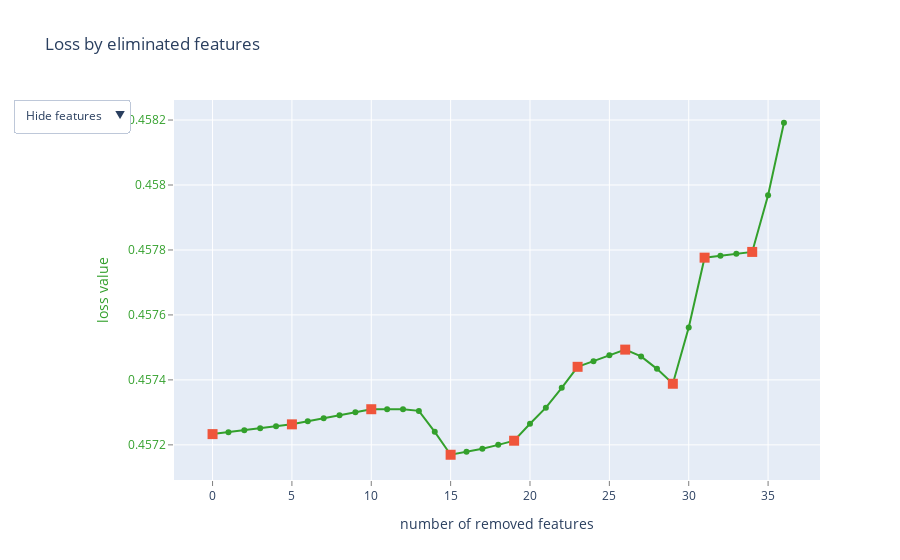

Source (notebook cell):
### Markdown cell above
# Train best model

### Code cell
clf = catboost.CatBoostClassifier(
    iterations=400,
    max_depth=4,
    learning_rate=0.1,
    rsm=0.7,
    od_wait=100,
    use_best_model=True,
    eval_metric="AUC:hints=skip_train~false",
    logging_level="Silent",
)
summary = clf.select_features(
    pools["train"],
    eval_set=pools["oos"],
    features_for_select=np.arange(len(features)),
    steps=10,
    num_features_to_select=20,
    verbose=0,
    plot=True,
    train_final_model=False,
)

### Figure 1 — Plotly figure (JSON) as saved in the notebook; plotly's stock layout.template omitted (floating-point values rounded to 4 significant figures)
{"data": [{"line": {"color": "rgb(51,160,44)"}, "mode": "lines+markers", "name": "", "text": ["", "application_type", "policy_code", "revol_bal_joint", "sec_app_earliest_cr_line", "sec_app_fico_range_high", "sec_app_fico_range_low", "fraq_annual_inc", "sec_app_mort_acc", "sec_app_num_rev_accts", "sec_app_open_acc", "verification_status_joint", "tax_liens", "dti_joint", "num_bc_tl", "disbursement_method", "pub_rec", "initial_list_status", "total_cu_tl", "num_il_tl", "tot_hi_cred_lim", "num_op_rev_tl", "tot_coll_amt", "annual_inc_joint", "pub_rec_bankruptcies", "desc", "num_rev_accts", "num_sats", "pct_tl_nvr_dlq", "revol_util", "total_il_high_credit_limit", "percent_bc_gt_75", "earliest_cr_line", "open_acc", "total_rev_hi_lim", "emp_length", "addr_state"], "type": "scatter", "x": [0, 1, 2, 3, 4, 5, 6, 7, 8, 9, 10, 11, 12, 13, 14, 15, 16, 17, 18, 19, 20, 21, 22, 23, 24, 25, 26, 27, 28, 29, 30, 31, 32, 33, 34, 35, 36], "y": [0.4572, 0.4572, 0.4572, 0.4573, 0.4573, 0.4573, 0.4573, 0.4573, 0.4573, 0.4573, 0.4573, 0.4573, 0.4573, 0.4573, 0.4572, 0.4572, 0.4572, 0.4572, 0.4572, 0.4572, 0.4573, 0.4573, 0.4574, 0.4574, 0.4575, 0.4575, 0.4575, 0.4575, 0.4574, 0.4574, 0.4576, 0.4578, 0.4578, 0.4578, 0.4578, 0.458, 0.4582]}, {"marker": {"size": 10, "symbol": "square"}, "mode": "markers", "name": "", "text": ["", "sec_app_fico_range_high", "sec_app_open_acc", "disbursement_method", "num_il_tl", "annual_inc_joint", "num_rev_accts", "revol_util", "percent_bc_gt_75", "total_rev_hi_lim"], "type": "scatter", "x": [0, 5, 10, 15, 19, 23, 26, 29, 31, 34], "y": [0.4572, 0.4573, 0.4573, 0.4572, 0.4572, 0.4574, 0.4575, 0.4574, 0.4578, 0.4578]}, {"mode": "text", "name": "", "text": ["", "4", "32", "37", "39", "40", "41", "15", "42", "43", "44", "54", "45", "9", "23", "8", "33", "18", "50", "24", "47", "25", "46", "3", "34", "7", "26", "28", "30", "38", "51", "31", "10", "29", "52", "11", "0"], "textfont": {"color": "rgb(51,160,44)", "family": "sans serif", "size": 18}, "textposition": "bottom center", "type": "scatter", "visible": false, "x": [0, 1, 2, 3, 4, 5, 6, 7, 8, 9, 10, 11, 12, 13, 14, 15, 16, 17, 18, 19, 20, 21, 22, 23, 24, 25, 26, 27, 28, 29, 30, 31, 32, 33, 34, 35, 36], "y": [0.4572, 0.4572, 0.4572, 0.4573, 0.4573, 0.4573, 0.4573, 0.4573, 0.4573, 0.4573, 0.4573, 0.4573, 0.4573, 0.4573, 0.4572, 0.4572, 0.4572, 0.4572, 0.4572, 0.4572, 0.4573, 0.4573, 0.4574, 0.4574, 0.4575, 0.4575, 0.4575, 0.4575, 0.4574, 0.4574, 0.4576, 0.4578, 0.4578, 0.4578, 0.4578, 0.458, 0.4582]}, {"mode": "text", "name": "", "text": ["", "application_type", "policy_code", "revol_bal_joint", "sec_app_earliest_cr_line", "sec_app_fico_range_high", "sec_app_fico_range_low", "fraq_annual_inc", "sec_app_mort_acc", "sec_app_num_rev_accts", "sec_app_open_acc", "verification_status_joint", "tax_liens", "dti_joint", "num_bc_tl", "disbursement_method", "pub_rec", "initial_list_status", "total_cu_tl", "num_il_tl", "tot_hi_cred_lim", "num_op_rev_tl", "tot_coll_amt", "annual_inc_joint", "pub_rec_bankruptcies", "desc", "num_rev_accts", "num_sats", "pct_tl_nvr_dlq", "revol_util", "total_il_high_credit_limit", "percent_bc_gt_75", "earliest_cr_line", "open_acc", "total_rev_hi_lim", "emp_length", "addr_state"], "textfont": {"color": "rgb(51,160,44)", "family": "sans serif", "size": 18}, "textposition": "bottom center", "type": "scatter", "visible": false, "x": [0, 1, 2, 3, 4, 5, 6, 7, 8, 9, 10, 11, 12, 13, 14, 15, 16, 17, 18, 19, 20, 21, 22, 23, 24, 25, 26, 27, 28, 29, 30, 31, 32, 33, 34, 35, 36], "y": [0.4572, 0.4572, 0.4572, 0.4573, 0.4573, 0.4573, 0.4573, 0.4573, 0.4573, 0.4573, 0.4573, 0.4573, 0.4573, 0.4573, 0.4572, 0.4572, 0.4572, 0.4572, 0.4572, 0.4572, 0.4573, 0.4573, 0.4574, 0.4574, 0.4575, 0.4575, 0.4575, 0.4575, 0.4574, 0.4574, 0.4576, 0.4578, 0.4578, 0.4578, 0.4578, 0.458, 0.4582]}], "layout": {"autosize": true, "showlegend": false, "title": {"text": "Loss by eliminated features"}, "updatemenus": [{"active": 0, "buttons": [{"args": [{"visible": [true, true, false, false]}], "label": "Hide features", "method": "update"}, {"args": [{"visible": [true, true, true, false]}], "label": "Show indices", "method": "update"}, {"args": [{"visible": [true, true, false, true]}], "label": "Show names", "method": "update"}], "pad": {"r": 10, "t": 10}, "showactive": true, "x": -0.25, "xanchor": "left", "y": 1.03, "yanchor": "top"}], "xaxis": {"autorange": true, "gridcolor": "rgb(255,255,255)", "range": [-2.276, 38.17], "showgrid": true, "showline": false, "showticklabels": true, "tickcolor": "rgb(127,127,127)", "ticks": "outside", "title": {"text": "number of removed features"}, "type": "linear", "zeroline": false}, "yaxis": {"autorange": true, "gridcolor": "rgb(255,255,255)", "range": [0.4571, 0.4583], "showgrid": true, "showline": false, "showticklabels": true, "tickcolor": "rgb(127,127,127)", "tickfont": {"color": "rgb(51,160,44)"}, "ticks": "outside", "title": {"font": {"color": "rgb(51,160,44)"}, "text": "loss value"}, "type": "linear", "zeroline": false}}}
